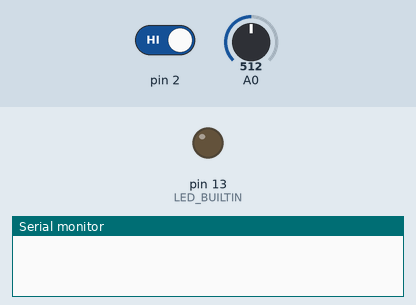
Bench run of a sketch on a simulated Arduino Uno, built with avr-gcc and run on an emulated ATmega328P. Shown: output pins drawn as LEDs (lit = HIGH), the last lines printed to the serial monitor. Dashed ring = blinking. The test bench sets the inputs (shaded band); at power-on: pin 2 HIGH, A0 = 512.

Above: at 1.2 s.
1.3 s: pin 2 driven LOW
At 1.7 s:
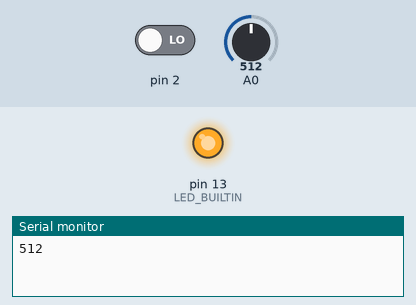
2.8 s: A0 set to 494
At 3.9 s:
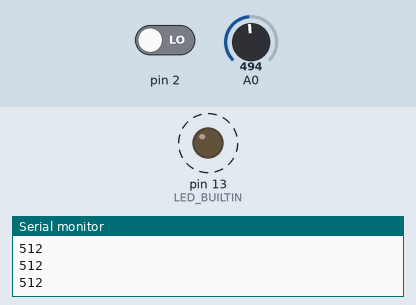
5.8 s: A0 set to 522
7.3 s: A0 set to 511
At 8.67 s:
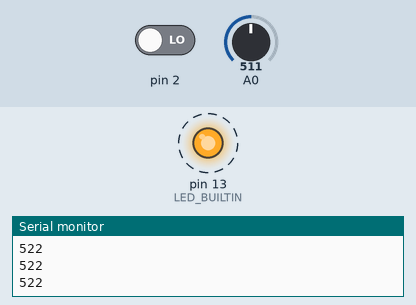
Timing chart, 0 to 11.3 s (numbered marks = the images above; inputs shaded):
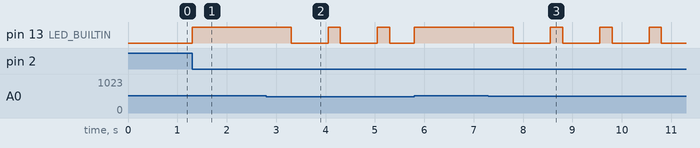

Measured:
- the behaviour switches between 512 and 511 on A0 (found by bisection; images 1 and 2)
- after the input at 1.3 s, pin 13 (LED_BUILTIN): LOW → HIGH at once
- after the input at 2.8 s, pin 13 (LED_BUILTIN): alternates HIGH for 0.25 s and LOW for 0.75 s, starting after 0.50 s
- after the input at 7.3 s, pin 13 (LED_BUILTIN): alternates HIGH for 0.25 s and LOW for 0.75 s, starting after 0.50 s

The sketch:

tp12_ig-gonzalez_general1.ino
```cpp
// C++ code
//
int boton = 0;

int valor = 0;

int tiempo = 0;

void setup()
{
  pinMode(2, INPUT);
  pinMode(A0, INPUT);
  pinMode(LED_BUILTIN, OUTPUT);
  Serial.begin(9600);
}

void loop()
{
  boton = digitalRead(2);
  if (boton == 0) {
    while (1 == 1) {
      valor = analogRead(A0);
      if (valor >= 512) {
        digitalWrite(LED_BUILTIN, HIGH);
        Serial.println(valor);
      } else {
        delay(250); // Wait for 250 millisecond(s)
        digitalWrite(LED_BUILTIN, HIGH);
        delay(250); // Wait for 250 millisecond(s)
        digitalWrite(LED_BUILTIN, LOW);
      }
      delay(500); // Wait for 500 millisecond(s)
    }
  }
}
```
